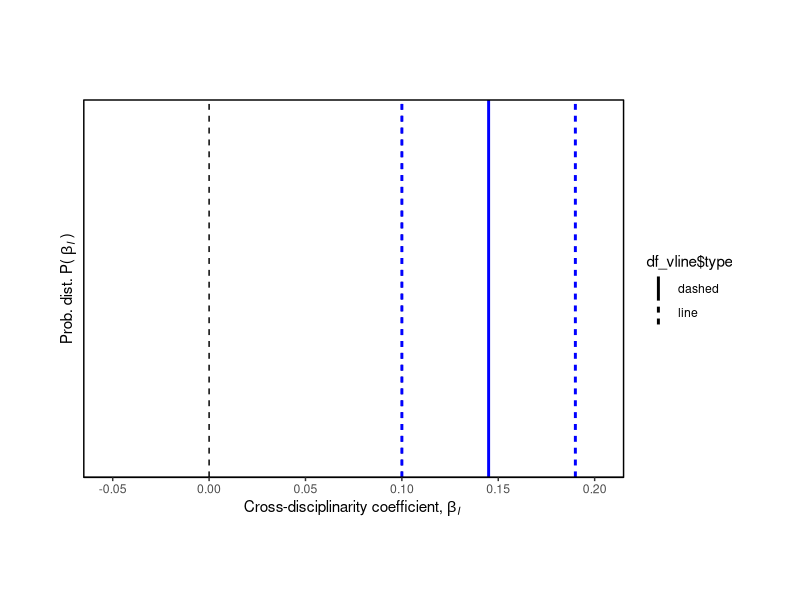

The R source for this figure:
library(ggplot2, warn.conflicts=F)

# beta[I] vline
df_vline <- data.frame(matrix(ncol = 3, nrow = 0))
colnames(df_vline) <- c("xval","color","type")
df_vline <- rbind(df_vline, data.frame(xval=0.10, color="blue" , type="line"))
df_vline <- rbind(df_vline, data.frame(xval=0.145, color="blue" , type="dashed"))
df_vline <- rbind(df_vline, data.frame(xval=0.19, color="blue" , type="line"))

# Dummy data
x_temp = seq(0.0,0.2,0.01)
y_temp = seq(0.0,0.2,0.01)
df = data.frame(x_temp,y_temp)

# Plot 5C
fig5C <- ggplot(df, aes(x=x_temp, y=y_temp)) +
  geom_vline(xintercept=c(0.0,0.10), linetype="dashed") +
  geom_vline(data = df_vline, aes(xintercept = xval, linetype = df_vline$type), 
             color = df_vline$color, lwd = 1) +
  scale_x_continuous(expand = c(-0.10, 0), breaks = seq(-0.05,0.20,0.05)) +
  scale_y_continuous(expand = c(0, 0), breaks = seq(0.0,0.12,0.04)) +
  coord_cartesian(xlim = c(-0.10, 0.25), ylim = c(0.0, 0.15), clip = 'off') +
  xlab(expression("Cross-disciplinarity coefficient,"~beta[italic("I")]~"")) +
  ylab(expression("Prob. dist. P("~beta[italic("I")]~")")) +
  theme(axis.line = element_line(colour = "black"),
        panel.background = element_blank(),
        panel.border = element_rect(colour = "black", fill=NA, size=.5),
        plot.margin = unit(c(5,3,4,3), "lines"))
fig5C